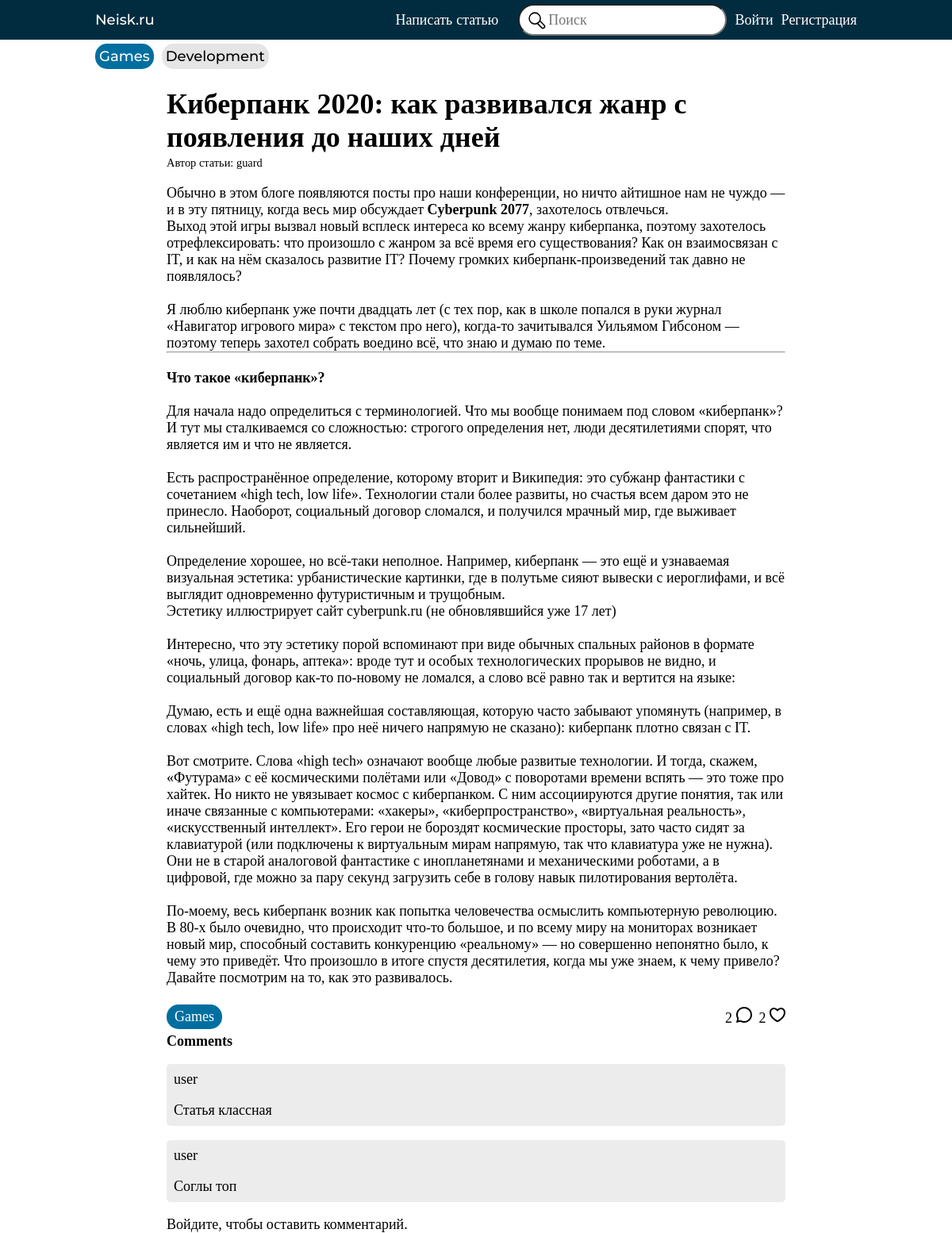
The app's page /post/4/ with its own data.
### blog/models.py (models this page shows, shortened)
class Category(models.Model):
    name = models.CharField(max_length=15)
    class Meta:
        verbose_name = 'Category'
        verbose_name_plural = 'Categories'
    def __str__(self) -> str:
        return self.name

class Post(models.Model):
    author = models.ForeignKey(User, on_delete=models.CASCADE)
    pub_date = models.DateField(auto_now_add=True)
    title = models.CharField(max_length=80)
    text = RichTextField(null=True, blank=True)
    category = models.ForeignKey(Category, on_delete=models.CASCADE)
    likes = models.ManyToManyField(User, related_name='likes')

class Comment(models.Model):
    text = models.TextField()
    author = models.ForeignKey(User, on_delete=models.CASCADE, related_name='comments')
    post = models.ForeignKey(Post, on_delete=models.CASCADE, related_name='comments')

### blog/views.py (the view)
# urls.py: path('post/<int:pk>/', views.post_view, name='post'),
def post_view(request, pk):
    post = get_object_or_404(Post, pk=pk)
    context = {
        'form': CommentForm(),
        'post': post
    }
    return render(request, 'post.html', context)

### blog/forms.py
class CommentForm(forms.ModelForm):
    class Meta:
        model = Comment
        fields = ('text',)

### blog/context_processors.py (called while the page is built)
def categories_list(request):
    return{
        'categories': Category.objects.all(),
    }

### blog/templates/post.html
{% extends '_base.html' %}
{% load static %}
{% block header %}
    {% include '_header.html' with current_category=post.category.name %}
{% endblock %}
{% block content %}
<div class="container post">
    <div class="post-title">
        <h1>{{ post.title }}</h1>
        <span>Автор статьи: <a>{{ post.author }}</a></span>
    </div>
    <div class="post-content">
        <p>{{ post.text|safe|linebreaks }}</p>
    </div>
    <div class='post-footer'>
        <div class='post-tags pill active'>
            <span>
                {{ post.category }}
            </span>
        </div>
        <div class='metrics'>
            <div class="comments">
                {{ post.comments.count }}
                <img class="invert" src="{% static 'images/comment.svg' %}">
            </div>
            <div class="likes">
                {{ post.likes.count }}
                {% if request.user.is_authenticated %}
                {% if request.user in post.likes.all %}
                <a href="{% url 'like_post' post.id %}">
                    <img src="{% static 'images/like_active.svg' %}">
                </a>
                {% else %}
                <a href="{% url 'like_post' post.id %}">
                    <img class="invert" src="{% static 'images/like.svg' %}">
                </a>
                {% endif %}
                {% else %}
                <img class="invert" src="{% static 'images/like.svg' %}">
                {% endif %}
            </div>
        </div>
    </div>
    <div class="comments">
        {% if post.comments.count != 0 %}
        <h2>Comments</h2>
        {% for comment in post.comments.all %}
        <div class="comment">
            <span>{{ comment.author }}</span>
            <span>{{ comment.text }}</span>
        </div>
        {% endfor %}
        {% endif %}
        {% if request.user.is_authenticated %}
        <form class="leave_comment" method="POST" action="{% url 'create_comment' post.id %}">
            {% csrf_token %}
            {{ form.text }}
            <input class="pill btn-send" type="submit" value="Оставить комментарий">
        </form>
        {% else %}
        <div>
            <a href="{% url 'login' %}">Войдите</a>, чтобы оставить комментарий.
        </div>
        {% endif %}
    </div>
</div>
{% endblock content %}

### templates/_header.html (shortened to what this page needs)
{% load static %}
{% block header %}
<header>
    <nav class="container">
        <a class='navbar-brand' href='{% url 'index' %}'>
            Neisk.ru
        </a>
        <ul class="nav-list">
            <li class="nav-item">
                <a class='nav-link link-light' href='{% url 'create_post' %}'>
                    Написать статью
                </a>
            </li>
            <img src="{% static 'images/find.svg' %}" onclick='search_form.submit();'>
            <form id="search_form" action="{% url 'search_post'  %}" method="GET">
                <input class="text-black" name='q' type="text" placeholder="Поиск">
            </form>
            {% if request.user.is_authenticated is False %}
            <li class="nav-item">
                <a class='nav-link link-light' href='{% url 'login' %}'>
                    Войти
                </a>
            </li>
            <li class="nav-item">
                <a class='nav-link link-light' href='{% url 'register' %}'>
                    Регистрация
                </a>
            </li>
            {% else %}
            <li class="nav-item">
                <a class='nav-link link-light' href='{% url 'logout' %}'>
                    Выйти
                </a>
            </li>
        {% endif %}
        </ul>
    </nav>
</header>
<div class='categories container'>
    {% for category in categories %}
        {% if category.name == current_category %}
        <div class="pill active"><a href="{% url 'index' %}">{{ category }}</a></div>
        {% else %}
        <div class="pill"><a href="{% url 'search_post' %}?category={{ category }}">{{ category }}</a></div>
        {% endif %}
    {% endfor %}
</div>
{% endblock %}

### static/css/style.css (style rules this page uses)
body { background-color: white; }
a { text-decoration: none; outline: none; color: black; }
ul { list-style: none; }
* { font-family: Montserrat; margin: 0; padding: 0; font-size: 18px; transition: .5s ease-in-out; }
.invert { filter: invert(100%); }
.container { max-width: 960px; margin: 0 auto; }
header { background-color: #012C3F; }
nav { font-weight: 500; line-height: 17px; height: 50px; display: flex; justify-content: space-between; }
nav * { color: white; }
.navbar-brand { align-self: center; }
.nav-list { display: flex; }
.nav-item { margin-left: 10px; align-self: center; }
#search_form { align-self: center; }
#search_form * { border-radius: 20px; padding: 0.4em; padding-left: 2em; }
.nav-list img { height: 50%; align-self: center; margin-right: -2em; margin-left: 2em; z-index: 2; }
.categories { display: flex; }
.pill { min-width: 60px; width: min-content; margin: 5px 10px 5px 0px; justify-content: center; font-size: 12px; font-weight: 500; border-radius: 15px; text-align: center; padding: 5px; color: black; background-color: #e5e5e5; text-decoration: none; }
.pill.active { background-color: #006FA0; }
.pill.active * { color: white }
.post-title { padding-top: 1em; }
.post-title h1 { font-size: 2rem; }
.post-title * { font-size: 0.8rem; }
.post-content { padding: 1em 0; }
.post-footer { display: flex; justify-content: space-between; color: black; }
.metrics { display: flex; align-items: center; gap: 0.5em; }
.container.post { max-width: 780px; }
.container.post * { font-family: verdana; }
.container.post img { max-width: 100%; object-fit: contain; }
.comment { background-color: #C0C0C04D; margin: 1em 0; border-radius: 5px; }
.comment span { display: block; padding: 0.5em; }
.text-black { color: black; }

### records on screen
Category: name "Games"
Category: name "Development"
Post: title "Киберпанк 2020: как развивался жанр с появления до наших дней", author "guard", text "Обычно в этом блоге появляются посты про наши конференции , но ничто айтишное нам не чуждо — и в эту пятницу, когда весь мир обсуждает Cyberpunk 2077 , захотелось отвлечься. Выход этой игры вызвал новый всплеск интереса ко всему жанру киберпанка, поэтому захотелось отрефлексировать: что произошло с жанром за всё время его существования? Как он взаимосвязан с IT, и как на нём сказалось развитие IT? Почему громких киберпанк-произведений так давно не появлялось? Я люблю киберпанк уже почти двадцать лет (с тех пор, как в школе попался в руки журнал «Навигатор игрового мира» с текстом про него), когда-то зачитывался Уильямом Гибсоном — поэтому теперь захотел собрать воедино всё, что знаю и думаю…", category "Games", comments.count "2", likes.count "2"
Comment: author "user", text "Статья классная"
Comment: author "user", text "Соглы топ"
